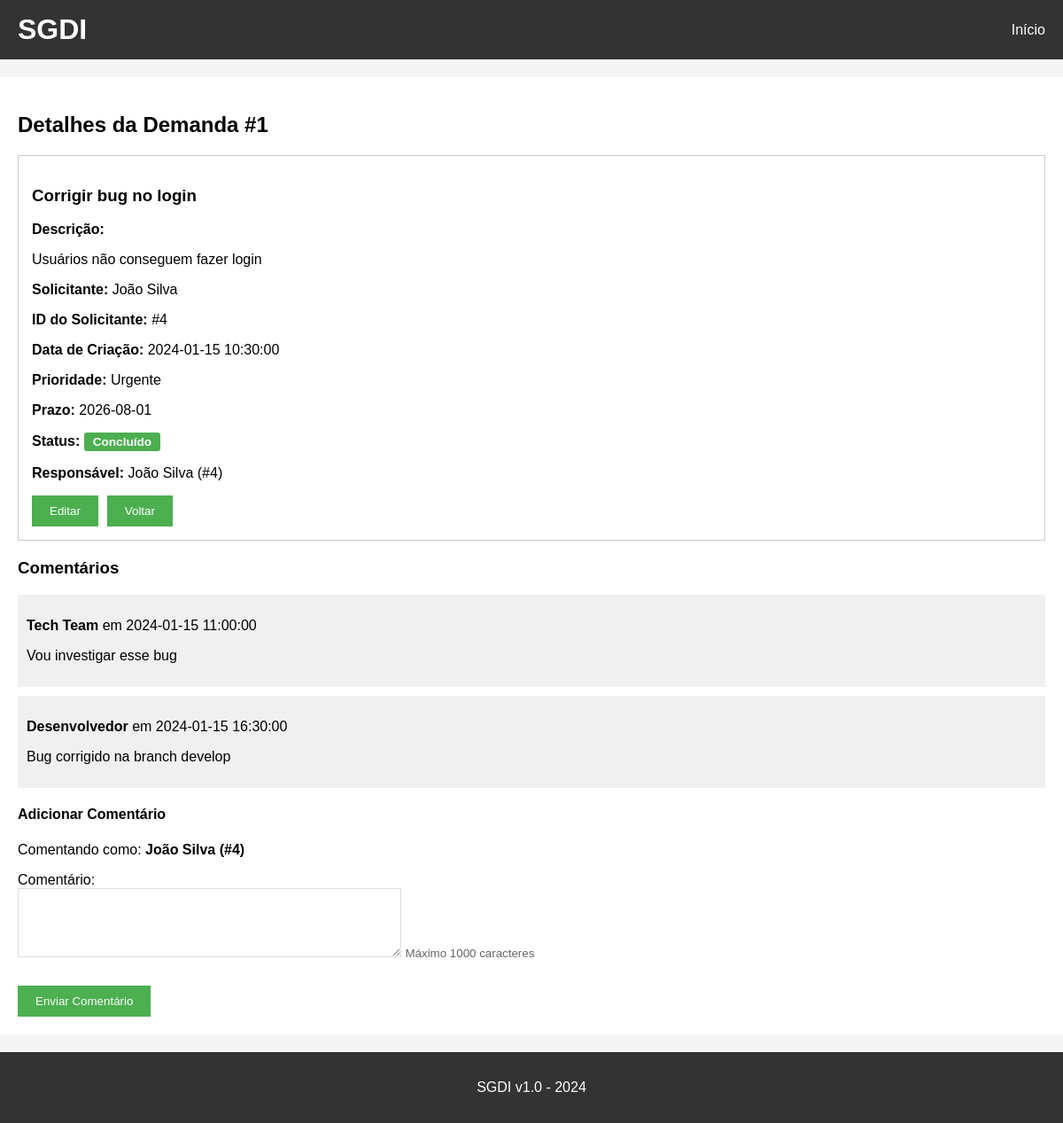
Page /detalhes/1 (signed in) on the committed database.
### tables this page shows
CREATE TABLE demandas (
    id INTEGER PRIMARY KEY AUTOINCREMENT,
    titulo TEXT NOT NULL,
    descricao TEXT,
    solicitante TEXT,
    solicitante_id INTEGER,
    data_criacao TEXT,
    prioridade TEXT,
    prazo TEXT,
    status TEXT NOT NULL DEFAULT 'Aberto',
    responsavel TEXT,
    responsavel_id INTEGER,
    data_conclusao TEXT,
    FOREIGN KEY (solicitante_id) REFERENCES solicitantes (id),
    FOREIGN KEY (responsavel_id) REFERENCES solicitantes (id)
);

CREATE TABLE comentarios (
    id INTEGER PRIMARY KEY AUTOINCREMENT,
    demanda_id INTEGER,
    comentario TEXT,
    autor TEXT,
    data TEXT,
    FOREIGN KEY (demanda_id) REFERENCES demandas (id)
);

### app.py (the view)
@app.route('/detalhes/<id>')
def detalhes(id):
    conn = get_db()
    cursor = conn.cursor()
    demanda = cursor.execute(
        "SELECT *, "
        "CASE WHEN status = 'Aberto' AND prazo < date('now') THEN 'Atrasado' ELSE status END AS status_exibido "
        "FROM demandas WHERE id=?", (id,)
    ).fetchone()
    comentarios = cursor.execute('SELECT * FROM comentarios WHERE demanda_id=?', (id,)).fetchall()
    conn.close()
    return render_template('detalhes.html', demanda=demanda, comentarios=comentarios)

### app.py (called while the page is built)
def get_db():
    conn = sqlite3.connect('demandas.db')
    conn.row_factory = sqlite3.Row
    return conn

@app.before_request
def verificar_login():
    if 'email' not in session and request.endpoint not in ['login', 'logout', 'static']:
        return redirect(url_for('login'))

### templates/detalhes.html (shortened to what this page needs)
{% extends "base.html" %}
{% block content %}
<h2>Detalhes da Demanda #{{ demanda[0] }}</h2>
<div class="detail-box">
    <h3>{{ demanda[1] }}</h3>
    <p><strong>Descrição:</strong></p>
    <p>{{ demanda[2] }}</p>
    <p><strong>Solicitante:</strong> {{ demanda[3] }}</p>
    <p><strong>ID do Solicitante:</strong> #{{ demanda[4] }}</p>
    <p><strong>Data de Criação:</strong> {{ demanda[5] }}</p>
    <p><strong>Prioridade:</strong> {{ demanda[6] }}</p>
    <p><strong>Prazo:</strong> {{ demanda[7] }}</p>
    <p>
        <strong>Status:</strong>
        <span class="status-badge
            {%- if demanda['status_exibido'] == 'Aberto' %} status-aberto
            {%- elif demanda['status_exibido'] == 'Atrasado' %} status-atrasado
            {%- elif demanda['status_exibido'] == 'Concluído' %} status-concluido
            {%- elif demanda['status_exibido'] == 'Cancelado' %} status-cancelado
            {%- endif %}">{{ demanda['status_exibido'] }}</span>
    </p>
    <p>
        <strong>Responsável:</strong>
        {% if demanda['responsavel_id'] %}
            {{ demanda['responsavel'] }} (#{{ demanda['responsavel_id'] }})
        {% else %}
            Nenhum responsável definido
        {% endif %}
    </p>
    <div class="acoes-demanda">
        <a href="/editar/{{ demanda[0] }}"><button>Editar</button></a>
        <a href="/"><button>Voltar</button></a>
    </div>
</div>
<h3>Comentários</h3>
{% for comentario in comentarios %}
<div class="comment-box">
    <p><strong>{{ comentario[3] }}</strong> em {{ comentario[4] }}</p>
    <p>{{ comentario[2] }}</p>
</div>
{% endfor %}
<h4>Adicionar Comentário</h4>
<p>Comentando como: <strong>{{ session['usuario'] }} (#{{ session['usuario_id'] }})</strong></p>
<form method="POST" action="/adicionar_comentario/{{ demanda[0] }}">
    <div>
        <label>Comentário:</label><br>
        <textarea name="comentario" rows="4" cols="50" maxlength="1000" required></textarea>
        <small class="text-muted">Máximo 1000 caracteres</small>
    </div>
    <br>
    <button type="submit">Enviar Comentário</button>
</form>
{% endblock %}

### templates/base.html (shortened to what this page needs)
<!DOCTYPE html>
<html>
<head>
    <link rel="stylesheet" href="{{ url_for('static', filename='style.css') }}">
</head>
<body>
    <div class="header">
        <h1>SGDI</h1>
        {% if session.get('email') %}
        <div class="menu">
            <a href="/">Início</a>
        </div>
        {% endif %}
    </div>
    <div class="page-layout">
        <div class="container {% block container_class %}{% endblock %}">
            {% block content %}{% endblock %}
        </div>
    </div>
    <div class="footer">
        <p>SGDI v1.0 - 2024</p>
    </div>
</body>
</html>

### static/style.css (style rules this page uses)
* { box-sizing: border-box; }
body { font-family: Arial, sans-serif; background-color: #f5f5f5; padding: 0; margin: 0; display: flex; flex-direction: column; min-height: 100vh; }
.header { background-color: #333; color: white; padding: 15px 20px; display: flex; flex-wrap: wrap; justify-content: space-between; align-items: center; gap: 15px; }
.header h1 { margin: 0; }
.menu { display: flex; flex-wrap: wrap; align-items: center; gap: 15px; }
.menu a { color: white; text-decoration: none; }
.page-layout { display: flex; gap: 20px; max-width: 1200px; margin: 20px auto; width: 100%; flex: 1; }
.container { background: white; padding: 20px; flex: 1; width: 100%; min-width: 0; }
.footer { background-color: #333; color: white; text-align: center; padding: 15px; width: 100%; margin-top: auto; }
button { background-color: #4CAF50; color: white; padding: 10px 20px; border: none; cursor: pointer; }
form div { margin-bottom: 10px; }
input[type="text"], input[type="email"], input[type="password"], textarea { padding: 8px; border: 1px solid #ddd; max-width: 100%; }
textarea { resize: vertical; }
.text-muted { color: #666; }
.detail-box { border: 1px solid #ccc; padding: 15px; margin-bottom: 20px; }
.comment-box { background: #f0f0f0; padding: 10px; margin: 10px 0; }
.status-badge { display: inline-block; padding: 3px 10px; border-radius: 3px; font-size: 0.85rem; font-weight: bold; color: white; white-space: nowrap; }
.status-concluido { background-color: #4CAF50; }
.acoes-demanda { display: flex; align-items: center; flex-wrap: wrap; gap: 10px; margin-top: 15px; }

### rows in the picture
demandas: id "1", titulo "Corrigir bug no login", descricao "Usuários não conseguem fazer login", solicitante "João Silva", solicitante "4", data_criacao "2024-01-15 10:30:00", prioridade "Urgente", prazo "2026-08-01", status_exibido "Concluído", responsavel "João Silva", responsavel_id "4"
comentarios: autor "Tech Team", data "2024-01-15 11:00:00", comentario "Vou investigar esse bug"
comentarios: autor "Desenvolvedor", data "2024-01-15 16:30:00", comentario "Bug corrigido na branch develop"

### other values in the picture
{{ session['usuario'] }} "João Silva"
{{ session['usuario_id'] }} "4"
